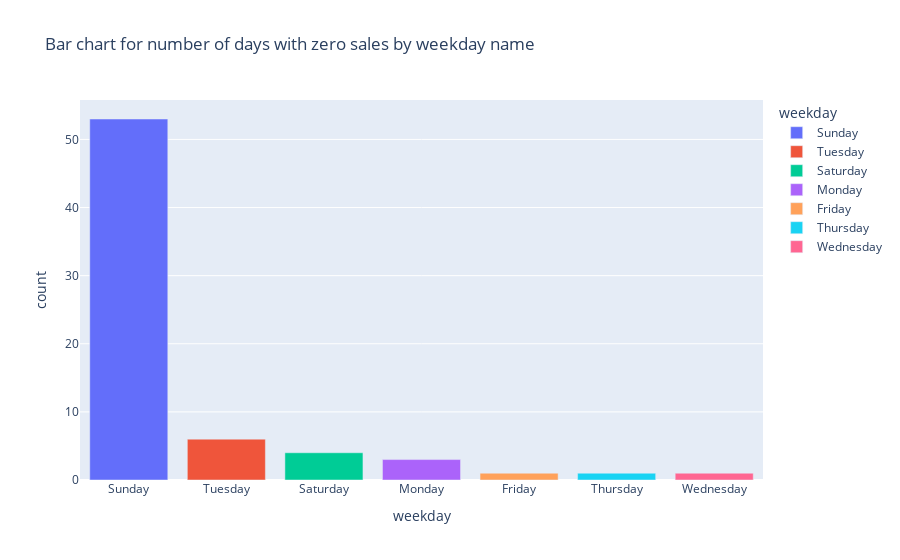

The cell this chart's notebook holds for it:
### Code cell
# weekday with zero sales
weekday_counts_sorted = weekday_counts.sort_values(by='count', ascending=False)
fig= px.bar(weekday_counts_sorted, x='weekday', y='count', color='weekday', title='Bar chart for number of days with zero sales by weekday name')
fig.show()

### Figure 1 — Plotly figure (JSON) as saved in the notebook; plotly's stock layout.template omitted (floating-point values rounded to 4 significant figures)
{"data": [{"alignmentgroup": "True", "hovertemplate": "weekday=%{x}<br>count=%{y}<extra></extra>", "legendgroup": "Sunday", "marker": {"color": "#636efa", "pattern": {"shape": ""}}, "name": "Sunday", "offsetgroup": "Sunday", "orientation": "v", "showlegend": true, "textposition": "auto", "type": "bar", "x": ["Sunday"], "xaxis": "x", "y": [53], "yaxis": "y"}, {"alignmentgroup": "True", "hovertemplate": "weekday=%{x}<br>count=%{y}<extra></extra>", "legendgroup": "Tuesday", "marker": {"color": "#EF553B", "pattern": {"shape": ""}}, "name": "Tuesday", "offsetgroup": "Tuesday", "orientation": "v", "showlegend": true, "textposition": "auto", "type": "bar", "x": ["Tuesday"], "xaxis": "x", "y": [6], "yaxis": "y"}, {"alignmentgroup": "True", "hovertemplate": "weekday=%{x}<br>count=%{y}<extra></extra>", "legendgroup": "Saturday", "marker": {"color": "#00cc96", "pattern": {"shape": ""}}, "name": "Saturday", "offsetgroup": "Saturday", "orientation": "v", "showlegend": true, "textposition": "auto", "type": "bar", "x": ["Saturday"], "xaxis": "x", "y": [4], "yaxis": "y"}, {"alignmentgroup": "True", "hovertemplate": "weekday=%{x}<br>count=%{y}<extra></extra>", "legendgroup": "Monday", "marker": {"color": "#ab63fa", "pattern": {"shape": ""}}, "name": "Monday", "offsetgroup": "Monday", "orientation": "v", "showlegend": true, "textposition": "auto", "type": "bar", "x": ["Monday"], "xaxis": "x", "y": [3], "yaxis": "y"}, {"alignmentgroup": "True", "hovertemplate": "weekday=%{x}<br>count=%{y}<extra></extra>", "legendgroup": "Friday", "marker": {"color": "#FFA15A", "pattern": {"shape": ""}}, "name": "Friday", "offsetgroup": "Friday", "orientation": "v", "showlegend": true, "textposition": "auto", "type": "bar", "x": ["Friday"], "xaxis": "x", "y": [1], "yaxis": "y"}, {"alignmentgroup": "True", "hovertemplate": "weekday=%{x}<br>count=%{y}<extra></extra>", "legendgroup": "Thursday", "marker": {"color": "#19d3f3", "pattern": {"shape": ""}}, "name": "Thursday", "offsetgroup": "Thursday", "orientation": "v", "showlegend": true, "textposition": "auto", "type": "bar", "x": ["Thursday"], "xaxis": "x", "y": [1], "yaxis": "y"}, {"alignmentgroup": "True", "hovertemplate": "weekday=%{x}<br>count=%{y}<extra></extra>", "legendgroup": "Wednesday", "marker": {"color": "#FF6692", "pattern": {"shape": ""}}, "name": "Wednesday", "offsetgroup": "Wednesday", "orientation": "v", "showlegend": true, "textposition": "auto", "type": "bar", "x": ["Wednesday"], "xaxis": "x", "y": [1], "yaxis": "y"}], "layout": {"barmode": "relative", "legend": {"title": {"text": "weekday"}, "tracegroupgap": 0}, "title": {"text": "Bar chart for number of days with zero sales by weekday name"}, "xaxis": {"anchor": "y", "categoryarray": ["Sunday", "Tuesday", "Saturday", "Monday", "Friday", "Thursday", "Wednesday"], "categoryorder": "array", "domain": [0, 1], "title": {"text": "weekday"}}, "yaxis": {"anchor": "x", "domain": [0, 1], "title": {"text": "count"}}}}
